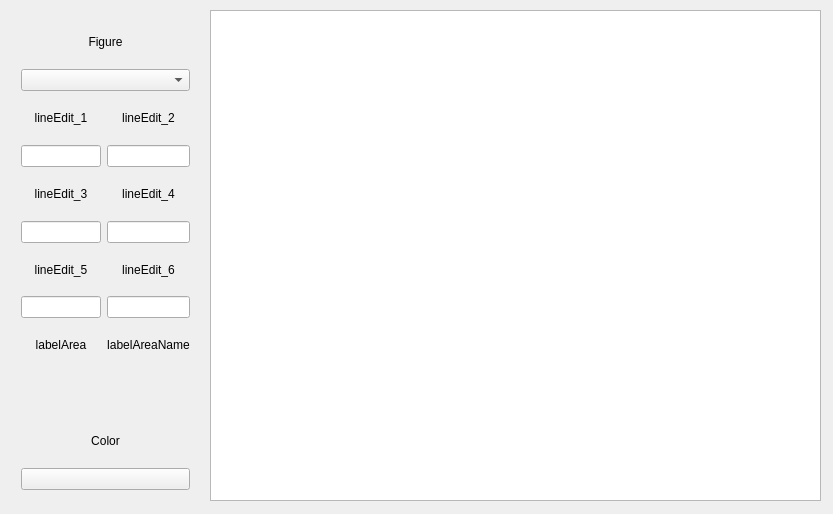
<?xml version="1.0" encoding="UTF-8"?>
<ui version="4.0">
 <class>Widget</class>
 <widget class="QWidget" name="Widget">
  <property name="geometry">
   <rect>
    <x>0</x>
    <y>0</y>
    <width>833</width>
    <height>514</height>
   </rect>
  </property>
  <property name="windowTitle">
   <string>Widget</string>
  </property>
  <widget class="QGraphicsView" name="graphicsView">
   <property name="geometry">
    <rect>
     <x>210</x>
     <y>10</y>
     <width>611</width>
     <height>491</height>
    </rect>
   </property>
  </widget>
  <widget class="QWidget" name="layoutWidget">
   <property name="geometry">
    <rect>
     <x>10</x>
     <y>10</y>
     <width>191</width>
     <height>491</height>
    </rect>
   </property>
   <layout class="QGridLayout" name="gridLayout">
    <item row="0" column="0" colspan="2">
     <widget class="QLabel" name="labelFigure">
      <property name="text">
       <string>Figure</string>
      </property>
      <property name="alignment">
       <set>Qt::AlignCenter</set>
      </property>
     </widget>
    </item>
    <item row="1" column="0" colspan="2">
     <widget class="QComboBox" name="comboBoxFigure">
      <property name="currentText">
       <string/>
      </property>
     </widget>
    </item>
    <item row="2" column="0">
     <widget class="QLabel" name="label_1">
      <property name="text">
       <string>lineEdit_1</string>
      </property>
      <property name="alignment">
       <set>Qt::AlignCenter</set>
      </property>
     </widget>
    </item>
    <item row="2" column="1">
     <widget class="QLabel" name="label_2">
      <property name="text">
       <string>lineEdit_2</string>
      </property>
      <property name="alignment">
       <set>Qt::AlignCenter</set>
      </property>
     </widget>
    </item>
    <item row="3" column="0">
     <widget class="QLineEdit" name="lineEdit_1">
      <property name="text">
       <string/>
      </property>
     </widget>
    </item>
    <item row="3" column="1">
     <widget class="QLineEdit" name="lineEdit_2">
      <property name="text">
       <string/>
      </property>
     </widget>
    </item>
    <item row="4" column="0">
     <widget class="QLabel" name="label_3">
      <property name="text">
       <string>lineEdit_3</string>
      </property>
      <property name="alignment">
       <set>Qt::AlignCenter</set>
      </property>
     </widget>
    </item>
    <item row="4" column="1">
     <widget class="QLabel" name="label_4">
      <property name="text">
       <string>lineEdit_4</string>
      </property>
      <property name="alignment">
       <set>Qt::AlignCenter</set>
      </property>
     </widget>
    </item>
    <item row="5" column="0">
     <widget class="QLineEdit" name="lineEdit_3">
      <property name="text">
       <string/>
      </property>
     </widget>
    </item>
    <item row="5" column="1">
     <widget class="QLineEdit" name="lineEdit_4"/>
    </item>
    <item row="6" column="0">
     <widget class="QLabel" name="label_5">
      <property name="text">
       <string>lineEdit_5</string>
      </property>
      <property name="alignment">
       <set>Qt::AlignCenter</set>
      </property>
     </widget>
    </item>
    <item row="6" column="1">
     <widget class="QLabel" name="label_6">
      <property name="text">
       <string>lineEdit_6</string>
      </property>
      <property name="alignment">
       <set>Qt::AlignCenter</set>
      </property>
     </widget>
    </item>
    <item row="7" column="0">
     <widget class="QLineEdit" name="lineEdit_5"/>
    </item>
    <item row="7" column="1">
     <widget class="QLineEdit" name="lineEdit_6"/>
    </item>
    <item row="8" column="0">
     <widget class="QLabel" name="label_7">
      <property name="text">
       <string>labelArea</string>
      </property>
      <property name="alignment">
       <set>Qt::AlignCenter</set>
      </property>
     </widget>
    </item>
    <item row="8" column="1">
     <widget class="QLabel" name="label_8">
      <property name="text">
       <string>labelAreaName</string>
      </property>
      <property name="alignment">
       <set>Qt::AlignCenter</set>
      </property>
     </widget>
    </item>
    <item row="9" column="0">
     <widget class="QLabel" name="label_9">
      <property name="text">
       <string/>
      </property>
     </widget>
    </item>
    <item row="9" column="1">
     <widget class="QLabel" name="label_10">
      <property name="text">
       <string/>
      </property>
     </widget>
    </item>
    <item row="10" column="0" colspan="2">
     <widget class="QLabel" name="labelColor">
      <property name="text">
       <string>Color</string>
      </property>
      <property name="alignment">
       <set>Qt::AlignCenter</set>
      </property>
     </widget>
    </item>
    <item row="11" column="0" colspan="2">
     <widget class="QPushButton" name="pushButtonColor">
      <property name="text">
       <string/>
      </property>
     </widget>
    </item>
   </layout>
  </widget>
 </widget>
 <layoutdefault spacing="6" margin="11"/>
 <resources/>
 <connections/>
</ui>
